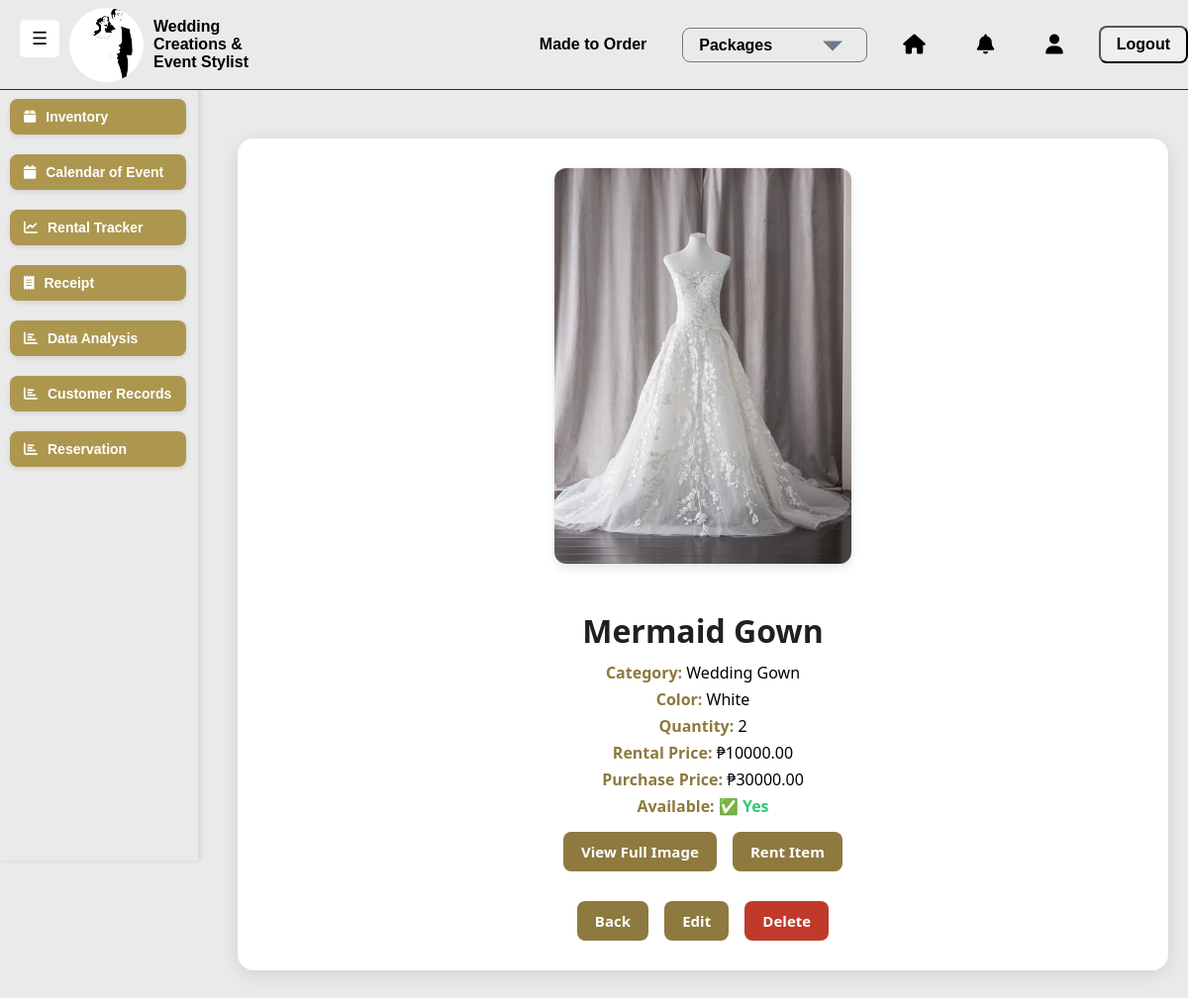
The page /inventory/2/ (signed in) on the database as committed earlier.
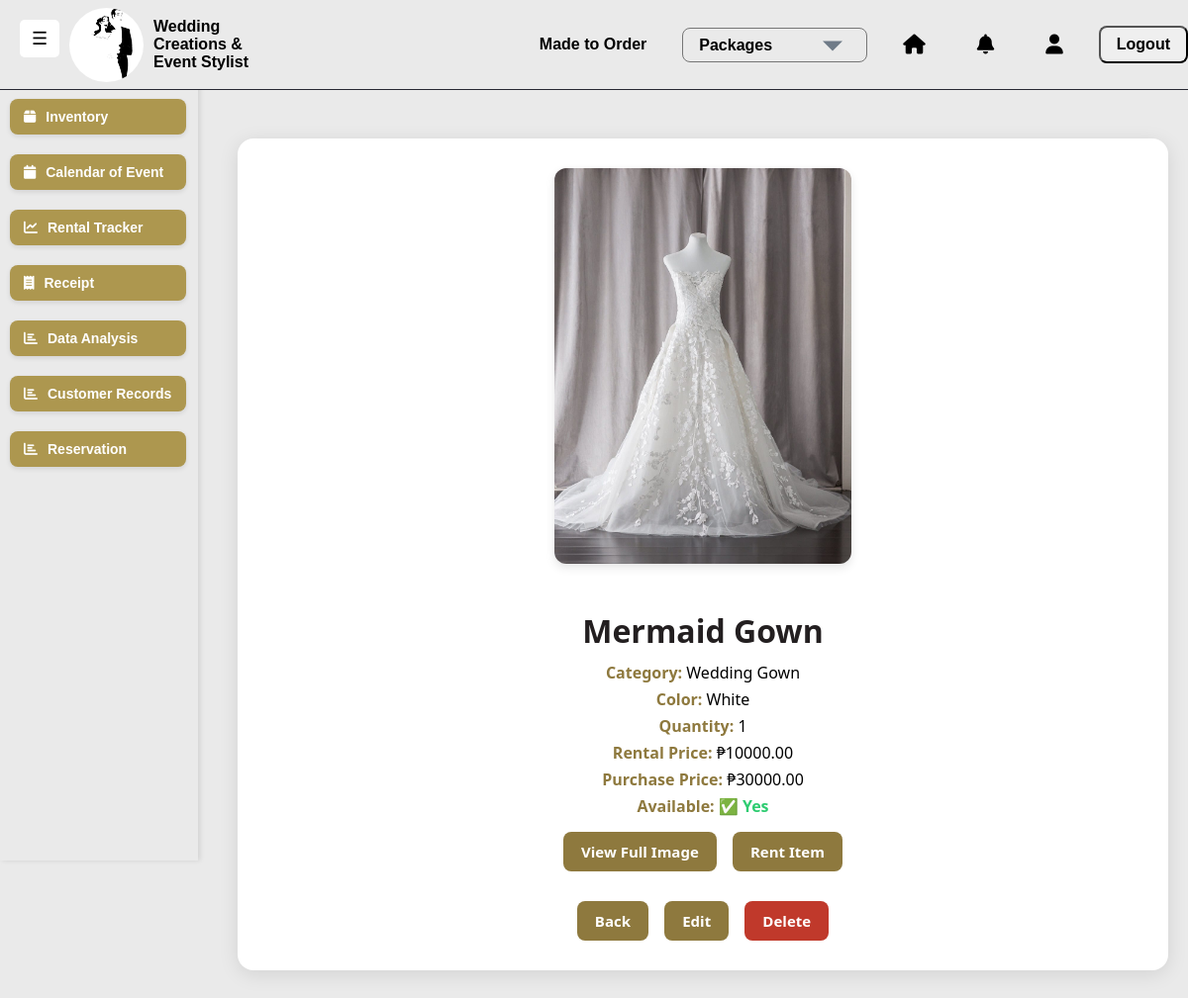
The same page on the database as committed later.
### saritasapp/models.py (models this page shows, shortened)
class Inventory(models.Model):
    name = models.CharField(max_length=255)
    category = models.ForeignKey(Category, on_delete=models.CASCADE)
    color = models.CharField(max_length=50, blank=True)
    quantity = models.IntegerField(default=0)
    rental_price = models.DecimalField(max_digits=10, decimal_places=2)
    purchase_price = models.DecimalField(max_digits=10, decimal_places=2, null=True, blank=True)
    available = models.BooleanField(default=True)
    image = models.ImageField(upload_to="static/images/", null=True, blank=True)

class Category(models.Model):
    name = models.CharField(max_length=255, unique=True)
    description = models.TextField(blank=True)

### saritasapp/views.py (the view)
# urls.py: path('inventory/<int:item_id>/', views.view_inventory, name='view_inventory'),
@login_required
def view_inventory(request, item_id):
    item = get_object_or_404(Inventory, id=item_id)
    return render(request, 'saritasapp/view_inventory.html', {'item': item})

### saritasapp/templates/saritasapp/view_inventory.html (shortened to what this page needs)
{% extends "saritasapp/base.html" %}
{% load static %}
{% block content %}
<div class="inventory-container">
    <img src="{{ item.image.url }}" alt="{{ item.name }}" class="inventory-image"
         onclick="openModal()" onerror="this.src='https://via.placeholder.com/300';" />
    <div class="inventory-details">
        <h1>{{ item.name }}</h1>
        <p><strong>Category:</strong> {{ item.category.name }}</p>
        <p><strong>Color:</strong> {{ item.color }}</p>
        <p><strong>Quantity:</strong> {{ item.quantity }}</p>
        <p><strong>Rental Price:</strong> ₱{{ item.rental_price }}</p>
        <p><strong>Purchase Price:</strong>
            {% if item.purchase_price %}₱{{ item.purchase_price }}{% else %}N/A{% endif %}
        </p>
        <p><strong>Available:</strong>
            {% if item.available %}
                <span class="available-status">✅ Yes</span>
            {% else %}
                <span style="color: red;">❌ No</span>
            {% endif %}
        </p>
        <a href="{{ item.image.url }}" target="_blank" class="btn btn-primary">View Full Image</a>
        {% if item.available and item.quantity > 0 %}
            <a href="{% url 'saritasapp:rental' item.id %}" class="btn btn-primary">Rent Item</a>
        {% endif %}
    </div>
    <div class="btn-container">
        <a href="{% url 'saritasapp:inventory_list' %}" class="btn btn-primary">Back</a>
        <a href="{% url 'saritasapp:edit_inventory' item.id %}" class="btn btn-primary">Edit</a>
        <a href="{% url 'saritasapp:delete_inventory' item.id %}" class="btn btn-danger">Delete</a>
    </div>
</div>
{% endblock %}

Rows that differ between the two databases and show on the page:
changed Inventory "Mermaid Gown": quantity "2" → "1"
